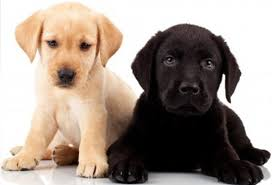
#> input picture ML_Module10_Unsupervised_Learn_CaseStudy2/dogs.jpeg, 272 x 185 px, found by its file name
$ python kmeans_image_segmentation.py
#> lines starting #> are read from the running program, lines starting #| are printed output that depends on the picture
# kmeans image segmentation
# kmeans_image_segmentation.py
import numpy as np
from PIL import Image
import matplotlib.pyplot as plt
from sklearn.cluster import KMeans

# ---------- Config ----------
INPUT_IMG = '/dogs.jpeg'
K = 3
RANDOM_STATE = 42
# Optionally resize large images for speed (set None to keep original)
MAX_DIM = 600


def load_image(path, max_dim=None):
    img = Image.open(path).convert('RGB')
    if max_dim is not None:
        # resize preserving aspect ratio if either side > max_dim
        w, h = img.size
        if max(w, h) > max_dim:
            scale = max_dim / max(w, h)
            img = img.resize((int(w*scale), int(h*scale)), Image.LANCZOS)
    return img

def image_to_array(img):
    arr = np.asarray(img, dtype=np.float32)  # shape (H, W, 3)
    return arr

def array_to_image(arr):
    # clip & convert to uint8
    arr = np.clip(arr, 0, 255).astype(np.uint8)
    return Image.fromarray(arr)

def kmeans_segment(img_arr, k=3, random_state=42):
    H, W, C = img_arr.shape
    assert C == 3, "Expected RGB channels"
    flat = img_arr.reshape(-1, 3)  # shape (H*W, 3)

    # Fit KMeans on pixel colors
    kmeans = KMeans(n_clusters=k, random_state=random_state, n_init=10)
    labels = kmeans.fit_predict(flat)        # labels per pixel
    centers = kmeans.cluster_centers_        # shape (k, 3) float32

    # Recreate segmented image by replacing each pixel with its cluster center
    segmented_flat = centers[labels]
    segmented = segmented_flat.reshape(H, W, 3)

    # Count proportions
    unique, counts = np.unique(labels, return_counts=True)
    proportions = dict(zip(unique, counts / counts.sum()))

    return {
        "labels": labels.reshape(H, W),
        "centers": centers,
        "segmented": segmented,
        "proportions": proportions
    }

def plot_results(original_img, segmented_img_arr, centers, proportions):
    # Convert arrays/images for plotting
    original_arr = np.asarray(original_img)
    seg_img = array_to_image(segmented_img_arr)

    # Plot original and segmented side-by-side
    fig, axes = plt.subplots(1, 3, figsize=(15,5))
    axes[0].imshow(original_arr)
    axes[0].set_title("Original Image")
    axes[0].axis('off')

    axes[1].imshow(seg_img)
    axes[1].set_title(f"Segmented (k={K})")
    axes[1].axis('off')

    # Plot dominant color palette with proportions
    # Create a horizontal palette image
    palette_h = 100
    palette = np.zeros((palette_h, 300, 3), dtype=np.uint8)
    x_start = 0
    # Sort centers by proportion descending for nicer palette ordering
    centers_int = centers.astype(int)
    # prepare ordering
    items = sorted(proportions.items(), key=lambda x: -x[1])
    for idx, prop in items:
        width = int(prop * palette.shape[1])
        color = centers_int[int(idx)]
        palette[:, x_start:x_start+width, :] = color
        x_start += width
    axes[2].imshow(palette)
    axes[2].set_title("Dominant colors (width ~ proportion)")
    axes[2].axis('off')

    plt.tight_layout()
    plt.show()

def print_dominant_colors(centers, proportions):
    # centers are in RGB float space
    centers_int = centers.astype(int)
    # Order by proportion desc
    items = sorted(proportions.items(), key=lambda x: -x[1])
    print("Dominant colors (RGB) and proportions:")
    for idx, prop in items:
        rgb = tuple(centers_int[int(idx)])
        print(f"  Cluster {idx}: RGB={rgb}, proportion={prop:.3f}")

def main():
    # Load image
    img = load_image(INPUT_IMG, max_dim=MAX_DIM)
#> in load_image, img is the input picture: PIL image 272x185 RGB; mean R, G, B 160.9, 147.9, 138.1
    print("Image size (W x H):", img.size)
#| Image size (W x H): (272, 185)

    # Convert to numpy array
    arr = image_to_array(img)
    H, W, C = arr.shape
#> H = 185; W = 272; C = 3
    print("Array shape:", arr.shape)  # (H, W, 3)
#| Array shape: (185, 272, 3)

    # Flatten -> 2D array happens inside kmeans_segment (flat = H*W x 3)

    # KMeans clustering (k=3)
    result = kmeans_segment(arr, k=K, random_state=RANDOM_STATE)
#> in kmeans_segment, `segmented = segmented_flat.reshape(H, W, 3)`:
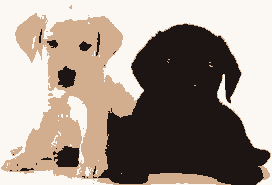
#> segmented: shape (185, 272, 3) float32; mean of channels 0, 1, 2 160.9, 147.8, 138; drawn as R, G, B
#> in kmeans_segment, `unique, counts = np.unique(labels, return_counts=True)`: unique = [0, 1, 2]; counts = [18294, 19830, 12196]
#> in kmeans_segment, `proportions = dict(zip(unique, counts / counts.sum()))`: proportions = {0: 0.364, 1: 0.394, 2: 0.242}
#> result = 4 items

    # Predict cluster label of every pixel already done; reconstruct shown below
    segmented_arr = result['segmented']

    # Find three dominant colors (cluster centers)
    centers = result['centers']       # float RGB centers
#> centers = [[29.51, 21.57, 20.43], [251.5, 247.6, 243], [210.4, 174.8, 143.7]]
    proportions = result['proportions']
#> proportions = {0: 0.364, 1: 0.394, 2: 0.242}

    print_dominant_colors(centers, proportions)
#> in print_dominant_colors, `centers_int = centers.astype(int)`: centers_int = [[29, 21, 20], [251, 247, 242], [210, 174, 143]]
#> in print_dominant_colors, `items = sorted(proportions.items(), key=lambda x: -x[1])`: items = [(1, 0.394), (0, 0.364), (2, 0.242)]
#> the loop in print_dominant_colors, `for idx, prop in items:` made 3 passes
#> (idx, prop, rgb) on passes 1 to 2: (1, 0.394, (251, 247, 242)), (0, 0.364, (29, 21, 20))
#> (prop, rgb) on pass 3: (0.242, (210, 174, 143))
#|   Cluster 1: RGB=(251, 247, 242), proportion=0.394
#|   Cluster 0: RGB=(29, 21, 20), proportion=0.364
#|   Cluster 2: RGB=(210, 174, 143), proportion=0.242

    # Plot original, segmented, and palette
    plot_results(img, segmented_arr, centers, proportions)
#> in plot_results, `centers_int = centers.astype(int)`: centers_int = [[29, 21, 20], [251, 247, 242], [210, 174, 143]]
#> in plot_results, `items = sorted(proportions.items(), key=lambda x: -x[1])`: items = [(1, 0.394), (0, 0.364), (2, 0.242)]
#> the loop in plot_results, `for idx, prop in items:` made 3 passes
#> (idx, prop, width, color, x_start) on passes 1 to 2: (1, 0.394, 118, [251, 247, 242], 118), (0, 0.364, 109, [29, 21, 20], 227)
#> (prop, width, color, x_start) on pass 3: (0.242, 72, [210, 174, 143], 299)
#> after the loop in plot_results, `for idx, prop in items:`:
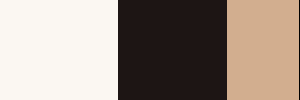
#> palette: shape (100, 300, 3); mean of channels 0, 1, 2 159.7, 146.5, 136.8; drawn as R, G, B
#> after the loop in plot_results, `for idx, prop in items:`: x_start = 299
#> in plot_results, `plt.show()`:
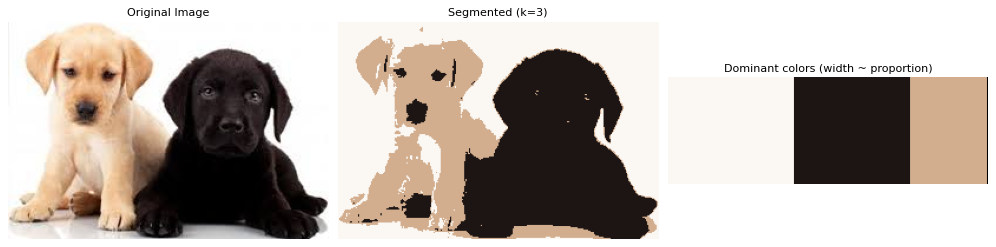
#> figure drawn by matplotlib, 3 panels

    # Save outputs
    seg_img_pil = array_to_image(segmented_arr)
    seg_img_pil.save('/dogs_segmented.png')
    # Save palette as an image
    # create palette image again for saving (simple equal-height strip)
    palette_h = 80
    palette = np.zeros((palette_h, 300, 3), dtype=np.uint8)
    x_start = 0
    items = sorted(proportions.items(), key=lambda x: -x[1])
#> items = [(1, 0.394), (0, 0.364), (2, 0.242)]
    centers_int = centers.astype(int)
#> centers_int = [[29, 21, 20], [251, 247, 242], [210, 174, 143]]
    for idx, prop in items:
        width = int(prop * palette.shape[1])
        color = centers_int[int(idx)]
        palette[:, x_start:x_start+width, :] = color
        x_start += width
#> this loop made 3 passes
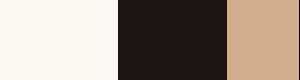
#> palette: shape (80, 300, 3); mean of channels 0, 1, 2 159.7, 146.5, 136.8; drawn as R, G, B
#> after the loop, x_start = 299
    Image.fromarray(palette).save('/dogs_palette.png')

    print("Saved segmented image to /dogs_segmented.png")
    print("Saved color palette to /dogs_palette.png")

if __name__ == "__main__":
    main()
